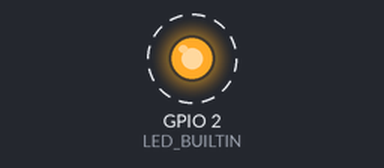
A program run on a simulated ESP32. Parts: output pins drawn as LEDs (lit = HIGH). Dashed ring = blinking. What the program prints to the serial monitor is not drawn.

Above: at 1.5 s.
Timing chart, 0 to 5.6 s (numbered marks = the images above):
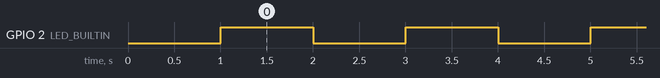

Measured:
- by itself, GPIO 2 (LED_BUILTIN): alternates HIGH for 1.0 s and LOW for 1.0 s

The program:

main.cpp
```cpp
/*
 * Blink
 * Turns on an LED for one second (1000 ms),
 * then off for one second, repeatedly.
 */

#include <Arduino.h>
int led_state;
// Set LED_BUILTIN if it is not defined by Arduino framework
#define LED_BUILTIN 2

void setup()
{
  // initialize LED digital pin as an output.
  pinMode(LED_BUILTIN, OUTPUT);

  // initialise the serial monitor port
  Serial.begin(115200);
  delay(1000);
  Serial.println("Welcome to PlatformIO");
}

void loop()
{

  // turn the LED on (HIGH is the voltage level)
  digitalWrite(LED_BUILTIN, HIGH);
  led_state=1;
  Serial.println("LED On");

  // wait for a second
  delay(1000);

  // turn the LED off by making the voltage LOW
  digitalWrite(LED_BUILTIN, LOW);
  led_state=0;
  Serial.println("LED Off");

   // wait for a second
  delay(1000);
}
```
